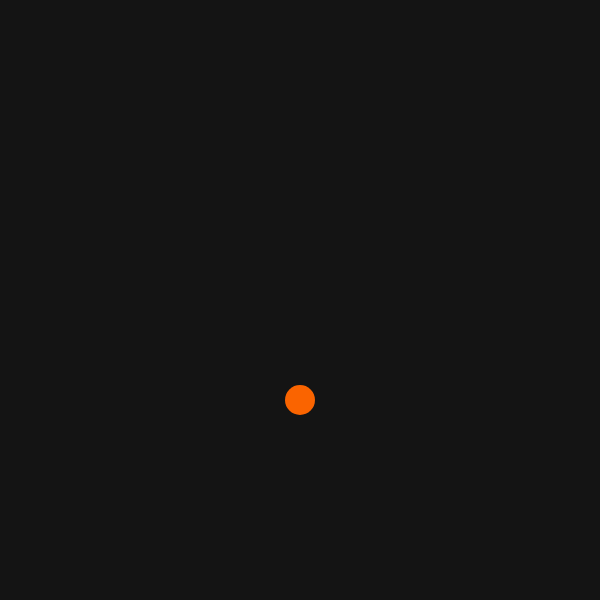
Frame 1 (no input)
Frame 60 (no input): identical to frame 1, image omitted
Frame 120 (the mouse pressed at the canvas centre since frame 60): identical to frame 1, image omitted

The p5.js sketch that drew this single still picture (run headless with seeded random() and noise() and a simulated clock; from frame 60 on, the mouse is pressed at the canvas centre):

// p5.js sketch
// ── sketch.js
let particle;

function setup() {
  createCanvas(600, 600);

  particle = {
    x: 300,
    y: 400,
    diam: 30,
    colour: color(250, 100, 0)
  };
}

function draw() {
  background(20);
  fill(particle.colour);
  noStroke();
  ellipse(particle.x, particle.y, particle.diam, particle.diam);
}
